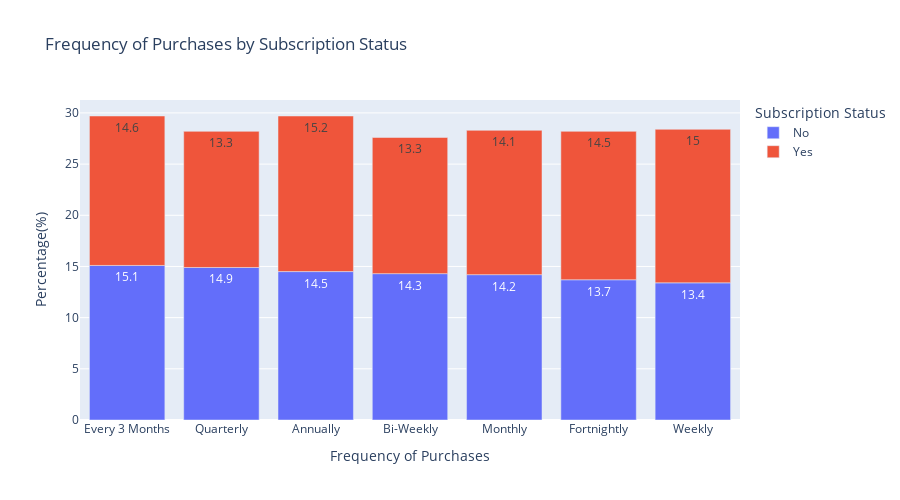

This figure's notebook cell:
### Code cell
fig = px.bar(freq_by_subription, x='Frequency of Purchases', y='Percentage(%)', text='Percentage(%)', 
             title="Frequency of Purchases by Subscription Status", height=500, color='Subscription Status')

fig.show()

### Figure 1 — Plotly figure (JSON) as saved in the notebook; plotly's stock layout.template omitted (floating-point values rounded to 4 significant figures)
{"data": [{"alignmentgroup": "True", "hovertemplate": "Subscription Status=No<br>Frequency of Purchases=%{x}<br>Percentage(%)=%{text}<extra></extra>", "legendgroup": "No", "marker": {"color": "#636efa", "pattern": {"shape": ""}}, "name": "No", "offsetgroup": "No", "orientation": "v", "showlegend": true, "text": [15.1, 14.9, 14.5, 14.3, 14.2, 13.7, 13.4], "textposition": "auto", "type": "bar", "x": ["Every 3 Months", "Quarterly", "Annually", "Bi-Weekly", "Monthly", "Fortnightly", "Weekly"], "xaxis": "x", "y": [15.1, 14.9, 14.5, 14.3, 14.2, 13.7, 13.4], "yaxis": "y"}, {"alignmentgroup": "True", "hovertemplate": "Subscription Status=Yes<br>Frequency of Purchases=%{x}<br>Percentage(%)=%{text}<extra></extra>", "legendgroup": "Yes", "marker": {"color": "#EF553B", "pattern": {"shape": ""}}, "name": "Yes", "offsetgroup": "Yes", "orientation": "v", "showlegend": true, "text": [15.2, 15, 14.6, 14.5, 14.1, 13.3, 13.3], "textposition": "auto", "type": "bar", "x": ["Annually", "Weekly", "Every 3 Months", "Fortnightly", "Monthly", "Bi-Weekly", "Quarterly"], "xaxis": "x", "y": [15.2, 15, 14.6, 14.5, 14.1, 13.3, 13.3], "yaxis": "y"}], "layout": {"barmode": "relative", "height": 500, "legend": {"title": {"text": "Subscription Status"}, "tracegroupgap": 0}, "title": {"text": "Frequency of Purchases by Subscription Status"}, "xaxis": {"anchor": "y", "domain": [0, 1], "title": {"text": "Frequency of Purchases"}}, "yaxis": {"anchor": "x", "domain": [0, 1], "title": {"text": "Percentage(%)"}}}}
